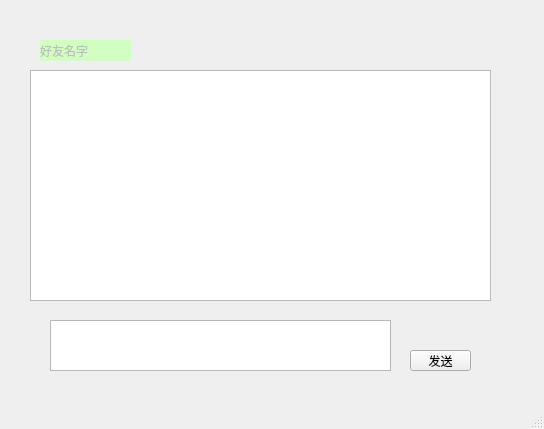
<?xml version="1.0" encoding="UTF-8"?>
<ui version="4.0">
 <class>MainWindow</class>
 <widget class="QMainWindow" name="MainWindow">
  <property name="geometry">
   <rect>
    <x>0</x>
    <y>0</y>
    <width>544</width>
    <height>429</height>
   </rect>
  </property>
  <property name="windowTitle">
   <string>MainWindow</string>
  </property>
  <widget class="QWidget" name="centralwidget">
   <widget class="QLabel" name="friends">
    <property name="enabled">
     <bool>false</bool>
    </property>
    <property name="geometry">
     <rect>
      <x>40</x>
      <y>40</y>
      <width>91</width>
      <height>21</height>
     </rect>
    </property>
    <property name="styleSheet">
     <string notr="true">background-color: rgb(209, 255, 194);</string>
    </property>
    <property name="text">
     <string>好友名字</string>
    </property>
   </widget>
   <widget class="QPushButton" name="send">
    <property name="geometry">
     <rect>
      <x>410</x>
      <y>350</y>
      <width>61</width>
      <height>21</height>
     </rect>
    </property>
    <property name="text">
     <string>发送</string>
    </property>
   </widget>
   <widget class="QTextEdit" name="textEdit_2">
    <property name="geometry">
     <rect>
      <x>50</x>
      <y>320</y>
      <width>341</width>
      <height>51</height>
     </rect>
    </property>
   </widget>
   <widget class="QTextBrowser" name="chat">
    <property name="geometry">
     <rect>
      <x>30</x>
      <y>70</y>
      <width>461</width>
      <height>231</height>
     </rect>
    </property>
   </widget>
  </widget>
  <widget class="QMenuBar" name="menubar">
   <property name="geometry">
    <rect>
     <x>0</x>
     <y>0</y>
     <width>544</width>
     <height>23</height>
    </rect>
   </property>
  </widget>
  <widget class="QStatusBar" name="statusbar"/>
 </widget>
 <resources/>
 <connections/>
</ui>
